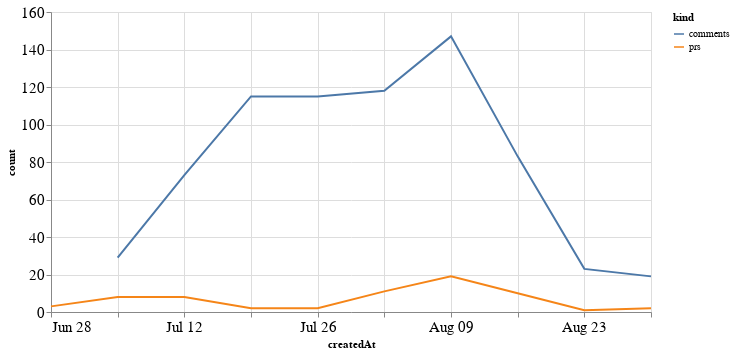

The code cell stored with this chart in its notebook:
### Code cell
alt.Chart(total_time, width=600).mark_line().encode(
    x='createdAt',
    y='count',
    color='kind'
)

### Figure 1 — Vega-Lite specification as saved in the notebook (floating-point values rounded to 4 significant figures)
{"config": {"axisLeft": {"labelFontSize": 15}, "axisBottom": {"labelFontSize": 15}}, "data": {"name": "data-306d5d7909bea141b3394d440a6f599b"}, "mark": "line", "encoding": {"color": {"type": "nominal", "field": "kind"}, "x": {"type": "temporal", "field": "createdAt"}, "y": {"type": "quantitative", "field": "count"}}, "width": 600, "$schema": "https://vega.github.io/schema/vega-lite/v4.8.1.json", "datasets": {"data-306d5d7909bea141b3394d440a6f599b": [{"createdAt": "2020-06-28T00:00:00", "kind": "prs", "count": 3.0}, {"createdAt": "2020-07-05T00:00:00", "kind": "prs", "count": 8.0}, {"createdAt": "2020-07-12T00:00:00", "kind": "prs", "count": 8.0}, {"createdAt": "2020-07-19T00:00:00", "kind": "prs", "count": 2.0}, {"createdAt": "2020-07-26T00:00:00", "kind": "prs", "count": 2.0}, {"createdAt": "2020-08-02T00:00:00", "kind": "prs", "count": 11.0}, {"createdAt": "2020-08-09T00:00:00", "kind": "prs", "count": 19.0}, {"createdAt": "2020-08-16T00:00:00", "kind": "prs", "count": 10.0}, {"createdAt": "2020-08-23T00:00:00", "kind": "prs", "count": 1.0}, {"createdAt": "2020-08-30T00:00:00", "kind": "prs", "count": 2.0}, {"createdAt": "2020-06-28T00:00:00", "kind": "comments", "count": null}, {"createdAt": "2020-07-05T00:00:00", "kind": "comments", "count": 29.0}, {"createdAt": "2020-07-12T00:00:00", "kind": "comments", "count": 73.0}, {"createdAt": "2020-07-19T00:00:00", "kind": "comments", "count": 115.0}, {"createdAt": "2020-07-26T00:00:00", "kind": "comments", "count": 115.0}, {"createdAt": "2020-08-02T00:00:00", "kind": "comments", "count": 118.0}, {"createdAt": "2020-08-09T00:00:00", "kind": "comments", "count": 147.0}, {"createdAt": "2020-08-16T00:00:00", "kind": "comments", "count": 83.0}, {"createdAt": "2020-08-23T00:00:00", "kind": "comments", "count": 23.0}, {"createdAt": "2020-08-30T00:00:00", "kind": "comments", "count": 19.0}]}}
